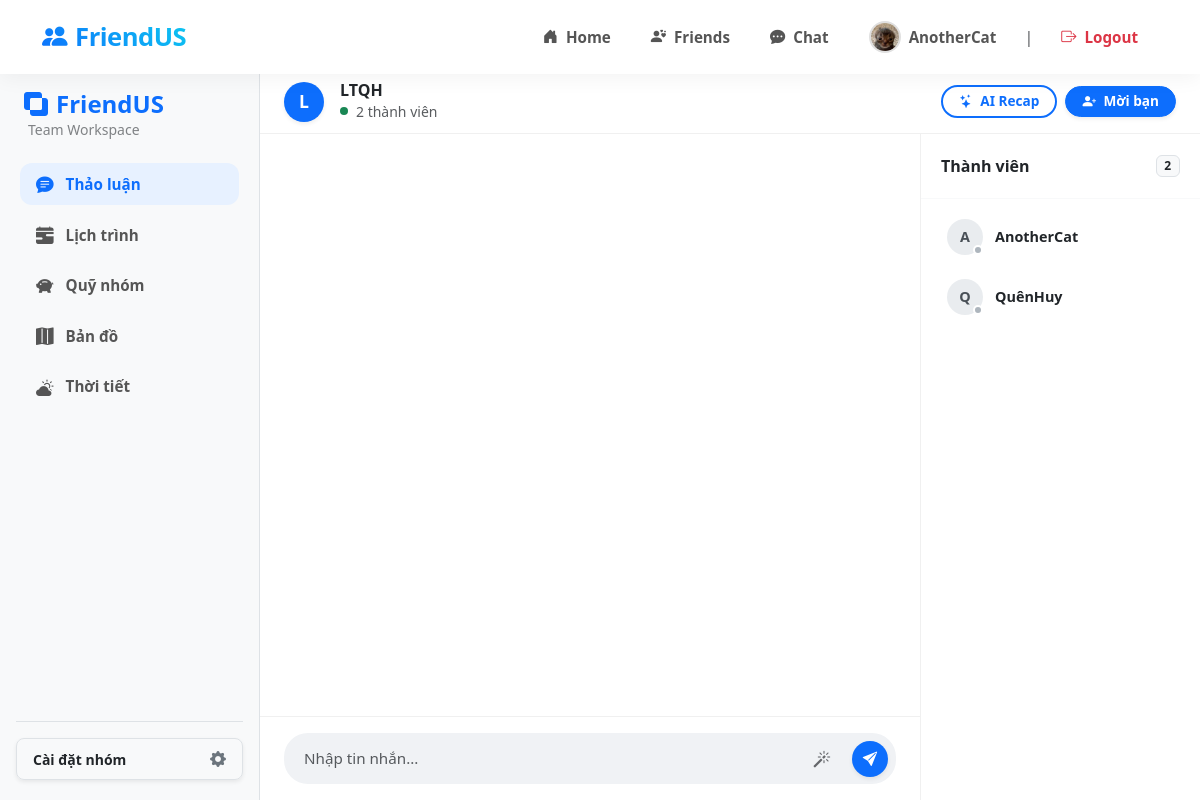
Screenshot of /chat/LTQH (signed in) with the database file from the repository.
### app/models/user.py (models this page shows, shortened)
class User(UserMixin, db.Model):
    id = db.Column(db.Integer, primary_key=True)
    username = db.Column(db.String(20), unique=True, nullable=False)
    email = db.Column(db.String(120), unique=True, nullable=False)
    image_file = db.Column(db.String(200), nullable=False, default='default.jpg')
    bio = db.Column(db.String(250), nullable=True)
    password = db.Column(db.String(60), nullable=False)
    interests = db.Column(db.String(500), default='')
    posts = db.relationship('Post', backref='author', lazy=True)
    reviews = db.relationship('Review', backref='author', lazy=True)
    messages = db.relationship('Message', backref='author', lazy=True)
    rooms = db.relationship('Room', secondary='room_members',
                            back_populates='members', lazy='dynamic')
    created_rooms = db.relationship('Room', back_populates='creator', lazy='dynamic')
    favorite_locations = db.relationship('Location', secondary='user_favorites',
                                         back_populates='favorited_by', lazy='dynamic')
    friends = db.relationship('User', secondary=friendship,
                              primaryjoin=lambda: friendship.c.user_id == User.id,
                              secondaryjoin=lambda: friendship.c.friend_id == User.id,
                              backref=db.backref('friend_of', lazy='dynamic'),
                              lazy='dynamic')

### app/models/chat.py (models this page shows, shortened)
class Room(db.Model):
    id = db.Column(db.Integer, primary_key=True)
    name = db.Column(db.String(50), unique=True, nullable=False)
    description = db.Column(db.String(200), nullable=True)
    is_private = db.Column(db.Boolean, default=False)
    allow_auto_join = db.Column(db.Boolean, default=False) # True: Vào luôn, False: Cần duyệt
    tags = db.Column(db.String(200), default='')
    summary = db.Column(db.Text, nullable=True)
    creator_id = db.Column(db.Integer, db.ForeignKey('user.id'))
    creator = db.relationship('User', back_populates='created_rooms')
    members = db.relationship('User', secondary=room_members,
                              back_populates='rooms', lazy='dynamic')

### app/blueprints/chat.py (the view)
@chat_bp.route('/chat/<string:room_name>', methods=['GET'])
@login_required
def chat_room(room_name):
    room = Room.query.filter_by(name=room_name).first_or_404()
    if room.is_private and current_user not in room.members:
        flash('This is a private room. You need an invitation to join.', 'danger')
        return redirect(url_for('chat.chat'))
    if current_user not in room.members and not room.is_private:
        room.members.append(current_user)
        db.session.commit()
        flash(f'Joined room: {room.name}', 'info')
    current_member_ids = [m.id for m in room.members]
    invitable_friends = []
    seen_ids = set() # Tạo một tập hợp để lưu các ID đã kiểm tra
    for friend in current_user.friends:
        if friend.id not in current_member_ids and friend.id not in seen_ids:
            invitable_friends.append(friend)
            seen_ids.add(friend.id) # Đánh dấu ID này đã được thêm
    act_form = ActivityForm()
    cons_form = ConstraintForm()
    activities = Activity.query.filter_by(room_id=room.id).all()
    timeline_data = [{'name': a.name, 'start': a.start_time, 'end': a.end_time} for a in activities]
    my_constraints = Constraint.query.filter_by(user_id=current_user.id, room_id=room.id).all()
    conflicts = check_conflicts(activities, my_constraints)
    trans_form = TransactionForm()
    trans_form.receiver.choices = [(m.id, m.username) for m in room.members if m.id != current_user.id] or [(0, 'No other members')]
    pending_trans = Transaction.query.filter_by(room_id=room.id, receiver_id=current_user.id, status='pending').all()
    history_trans = Transaction.query.filter(Transaction.room_id == room.id).filter((Transaction.sender_id == current_user.id) | (Transaction.receiver_id == current_user.id)).order_by(Transaction.timestamp.desc()).all()
    timeline_data = []
    for act in activities:
        timeline_data.append({
            'name': act.name,
            'start': act.start_time,
            'end': act.end_time
        })
    my_constraints = Constraint.query.filter_by(user_id=current_user.id, room_id=room.id).all()
    conflicts = check_conflicts(activities, my_constraints)
    trans_form = TransactionForm()
    trans_form.receiver.choices = [(m.id, m.username) for m in room.members if m.id != current_user.id]
    if not trans_form.receiver.choices: trans_form.receiver.choices = [(0, 'No other members')]
    pending_trans = Transaction.query.filter_by(room_id=room.id, receiver_id=current_user.id, status='pending').all()
    history_trans = Transaction.query.filter(Transaction.room_id == room.id).filter(
        (Transaction.sender_id == current_user.id) | (Transaction.receiver_id == current_user.id)
    ).order_by(Transaction.timestamp.desc()).all()
    pending_requests = []
    if current_user.id == room.creator_id:
        pending_requests = RoomRequest.query.filter_by(room_id=room.id, status='pending_owner').all()
    return render_template('chat_room.html', title=f'Trip: {room.name}', room=room,
                           act_form=act_form, cons_form=cons_form, activities=activities, timeline_data=timeline_data,
                           constraints=my_constraints, conflicts=conflicts,
                           trans_form=trans_form, pending_trans=pending_trans, history_trans=history_trans,
                           invitable_friends=invitable_friends, pending_requests=pending_requests)

### app/templates/chat_room.html (shortened to what this page needs)
{% extends "layout.html" %}
{% block content %}
<link rel="stylesheet" href="https://cdn.jsdelivr.net/npm/bootstrap-icons@1.11.3/font/bootstrap-icons.min.css">
<link href="https://unpkg.com/vis-timeline/styles/vis-timeline-graph2d.min.css" rel="stylesheet" type="text/css" />
<link rel="stylesheet" href="https://cdn.jsdelivr.net/npm/flatpickr/dist/flatpickr.min.css">
<link rel="stylesheet" href="https://unpkg.com/leaflet@1.9.4/dist/leaflet.css" />
<div class="app-fixed-wrapper">
    <nav class="app-sidebar">
        <div class="mb-4 px-2">
            <h4 class="fw-bold text-primary m-0 d-flex align-items-center">
                <i class="bi bi-exclude me-2"></i>FriendUS
            </h4>
            <div class="text-muted small ms-1 opacity-75">Team Workspace</div>
        </div>
        <div class="nav flex-column nav-pills" id="roomTabs" role="tablist">
            <button class="nav-link active" id="chat-tab" data-bs-toggle="pill" data-bs-target="#chat-panel" type="button" role="tab">
                <i class="bi bi-chat-text-fill"></i> <span>Thảo luận</span>
            </button>
            <a class="nav-link" href="{{ url_for('planner.view_planner', room_id=room.id) }}">
                <i class="bi bi-calendar-range-fill"></i> <span>Lịch trình</span>
            </a>
            <button class="nav-link" id="finance-tab" data-bs-toggle="pill" data-bs-target="#finance-panel" type="button" role="tab">
                <i class="bi bi-piggy-bank-fill"></i> <span>Quỹ nhóm</span>
            </button>
            <button class="nav-link" id="map-tab" data-bs-toggle="pill" data-bs-target="#map-panel" type="button" role="tab">
                <i class="bi bi-map-fill"></i> <span>Bản đồ</span>
             </button>
            <button class="nav-link" id="weather-tab" data-bs-toggle="pill" data-bs-target="#weather-panel" type="button" role="tab">
                <i class="bi bi-cloud-sun-fill"></i> <span>Thời tiết</span>
            </button>
        </div>
        <div class="mt-auto pt-3 border-top">
            <div class="dropdown">
                <button class="btn btn-white w-100 d-flex align-items-center justify-content-between border shadow-sm rounded-3 py-2 px-3" data-bs-toggle="dropdown">
                    <span class="small fw-semibold text-dark">Cài đặt nhóm</span>
                    <i class="bi bi-gear-fill text-secondary"></i>
                </button>
            </div>
        </div>
    </nav>
    <main class="app-main">
        <header class="app-header">
            <div class="d-flex align-items-center gap-3">
                <div class="d-flex align-items-center justify-content-center bg-primary text-white rounded-circle shadow-sm" style="width: 40px; height: 40px; font-weight: bold; font-size: 1.1rem;">
                    {{ room.name[0]|upper }}
                </div>
                <div>
                    <h6 class="fw-bold mb-0 text-dark" style="font-size: 1rem;">{{ room.name }}</h6>
                    <div class="small text-muted d-flex align-items-center">
                        <span class="status-dot d-inline-block position-relative me-2 bg-success border-0" style="width: 8px; height: 8px;"></span>
                        <span id="header-member-count">{{ room.members.count() }} thành viên</span>
                    </div>
                </div>
            </div>
             <div class="d-flex align-items-center gap-2">
                <button class="btn btn-outline-primary btn-sm rounded-pill fw-semibold px-3 border-2" id="btn-header-summarize" style="font-size: 0.85rem;">
                    <i class="bi bi-stars me-1"></i> AI Recap
                </button>
                <button class="btn btn-primary btn-sm rounded-pill fw-semibold px-3 shadow-sm" data-bs-toggle="modal" data-bs-target="#inviteModal" style="font-size: 0.85rem;">
                    <i class="bi bi-person-plus-fill me-1"></i> Mời bạn
                </button>
            </div>
        </header>
        <div class="app-content-body">
            <div class="tab-content" id="roomTabsContent">
                <div class="tab-pane fade show active" id="chat-panel" role="tabpanel">
                    <div class="d-flex w-100 h-100">
                        <div class="chat-area-wrapper">
                            <div id="messages">
                            </div>
                            <div id="typing-status" class="px-4 pb-1 text-muted small fst-italic" style="height: 20px; font-size: 0.75rem;"></div>
                            <div class="chat-input-container">
                                <form id="chat-form" class="chat-input-wrapper">
                                    <input type="text" class="form-control" id="message-input" placeholder="Nhập tin nhắn..." autocomplete="off">
                                    <button type="button" id="btn-ai-toggle" class="btn-ai-toggle" title="Bật/Tắt Gợi ý AI">
                                        <i class="bi bi-magic"></i>
                                    </button>
                                    <button class="btn btn-primary rounded-circle shadow-sm d-flex align-items-center justify-content-center border-0" type="submit" style="width: 36px; height: 36px;">
                                        <i class="bi bi-send-fill" style="font-size: 0.9rem;"></i>
                                    </button>
                                </form>
                            </div>
                        </div>
                        <aside class="right-sidebar d-none d-lg-flex">
                            <div class="member-header">
                                <span>Thành viên</span>
                                <span class="badge bg-light text-dark border" id="user-count">{{ room.members.count() }}</span>
                            </div>
                            <div id="user-list-container">
                                {% for member in room.members %}
                                <div class="member-item">
                                    <div class="member-avatar">
                                        {{ member.username[0]|upper }}
                                        <span class="status-dot status-offline"></span>
                                    </div>
                                    <div class="fw-semibold text-dark" style="font-size: 0.9rem;">{{ member.username }}</div>
                                </div>
                                {% endfor %}
                            </div>
                        </aside>
                    </div>
                </div>
            </div>
        </div>
    </main>
</div>
{% endblock %}

### app/templates/layout.html (shortened to what this page needs)
<!doctype html>
<html lang="en">
  <head>
    {{ bootstrap.load_css() }}
    <link rel="stylesheet" href="https://cdn.jsdelivr.net/npm/bootstrap-icons@1.11.3/font/bootstrap-icons.min.css">
  </head>
  <body>
    {% if not hide_nav %}
    <nav class="navbar navbar-expand-lg modern-navbar sticky-top">
      <div class="container">
        <a class="navbar-brand" href="{{ url_for('main.index') }}">
            <i class="bi bi-people-fill me-2"></i>FriendUS
        </a>
        <div class="collapse navbar-collapse" id="navbarNav">
          <ul class="navbar-nav ms-auto align-items-center">
          {% if current_user.is_authenticated %}
            <li class="nav-item">
                <a class="nav-link" href="{{ url_for('main.index') }}">
                    <i class="bi bi-house-door-fill"></i> Home
                </a>
            </li>
            <li class="nav-item">
                <a class="nav-link" href="{{ url_for('main.friends') }}">
                    <i class="bi bi-person-hearts"></i> Friends
                </a>
            </li>
            <li class="nav-item">
                <a class="nav-link" href="{{ url_for('chat.chat') }}">
                    <i class="bi bi-chat-dots-fill"></i> Chat
                </a>
            </li>
            <li class="nav-item">
                <a class="nav-link" href="{{ url_for('auth.profile', username=current_user.username) }}">
                    {% if 'http' in current_user.image_file %}
                        <img src="{{ current_user.image_file }}" class="nav-avatar">
                    {% else %}
                        <img src="{{ url_for('static', filename='profile_pics/' + current_user.image_file) }}" class="nav-avatar">
                    {% endif %}
                    <span>{{ current_user.username }}</span>
                </a>
            </li>
            <li class="nav-item d-none d-lg-block mx-2 text-muted">|</li>
            <li class="nav-item">
                <a class="nav-link btn-logout-nav" href="{{ url_for('auth.logout') }}">
                    <i class="bi bi-box-arrow-right"></i> Logout
                </a>
            </li>
          {% endif %}
          </ul>
        </div>
      </div>
    </nav>
    {% endif %}
    <div id="main-wrapper">
        <div class="{{ 'full-width-wrapper' if full_width else 'container mt-4' }}">
            {% block content %}{% endblock %}
        </div>
    </div>
  </body>
</html>

### rows the page displays
User: image_file (placeholder picture), username "AnotherCat", username "A"
Room: name "L", name "LTQH"
User: username "Q", username "QuênHuy"

### other values shown
{{ room.members.count() }} "2"
